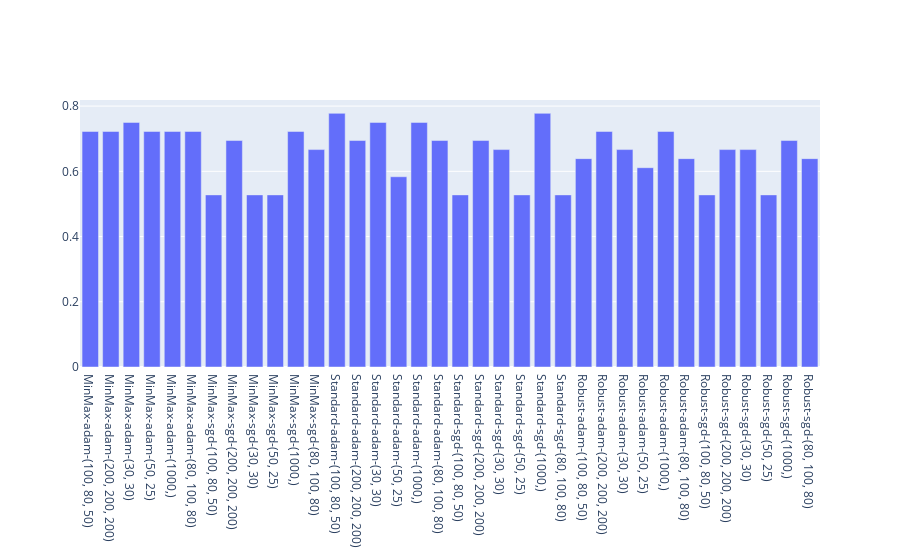

Notebook cell for this chart:
### Code cell
fig = go.Figure()
fig.add_trace(go.Bar(x=list(test_scores.keys()), y=list(test_scores.values())))
fig.show()

### Figure 1 — Plotly figure (JSON) as saved in the notebook; plotly's stock layout.template omitted (floating-point values rounded to 4 significant figures)
{"data": [{"type": "bar", "x": ["MinMax-adam-(100, 80, 50)", "MinMax-adam-(200, 200, 200)", "MinMax-adam-(30, 30)", "MinMax-adam-(50, 25)", "MinMax-adam-(1000,)", "MinMax-adam-(80, 100, 80)", "MinMax-sgd-(100, 80, 50)", "MinMax-sgd-(200, 200, 200)", "MinMax-sgd-(30, 30)", "MinMax-sgd-(50, 25)", "MinMax-sgd-(1000,)", "MinMax-sgd-(80, 100, 80)", "Standard-adam-(100, 80, 50)", "Standard-adam-(200, 200, 200)", "Standard-adam-(30, 30)", "Standard-adam-(50, 25)", "Standard-adam-(1000,)", "Standard-adam-(80, 100, 80)", "Standard-sgd-(100, 80, 50)", "Standard-sgd-(200, 200, 200)", "Standard-sgd-(30, 30)", "Standard-sgd-(50, 25)", "Standard-sgd-(1000,)", "Standard-sgd-(80, 100, 80)", "Robust-adam-(100, 80, 50)", "Robust-adam-(200, 200, 200)", "Robust-adam-(30, 30)", "Robust-adam-(50, 25)", "Robust-adam-(1000,)", "Robust-adam-(80, 100, 80)", "Robust-sgd-(100, 80, 50)", "Robust-sgd-(200, 200, 200)", "Robust-sgd-(30, 30)", "Robust-sgd-(50, 25)", "Robust-sgd-(1000,)", "Robust-sgd-(80, 100, 80)"], "y": [0.7222, 0.7222, 0.75, 0.7222, 0.7222, 0.7222, 0.5278, 0.6944, 0.5278, 0.5278, 0.7222, 0.6667, 0.7778, 0.6944, 0.75, 0.5833, 0.75, 0.6944, 0.5278, 0.6944, 0.6667, 0.5278, 0.7778, 0.5278, 0.6389, 0.7222, 0.6667, 0.6111, 0.7222, 0.6389, 0.5278, 0.6667, 0.6667, 0.5278, 0.6944, 0.6389]}], "layout": {}}
